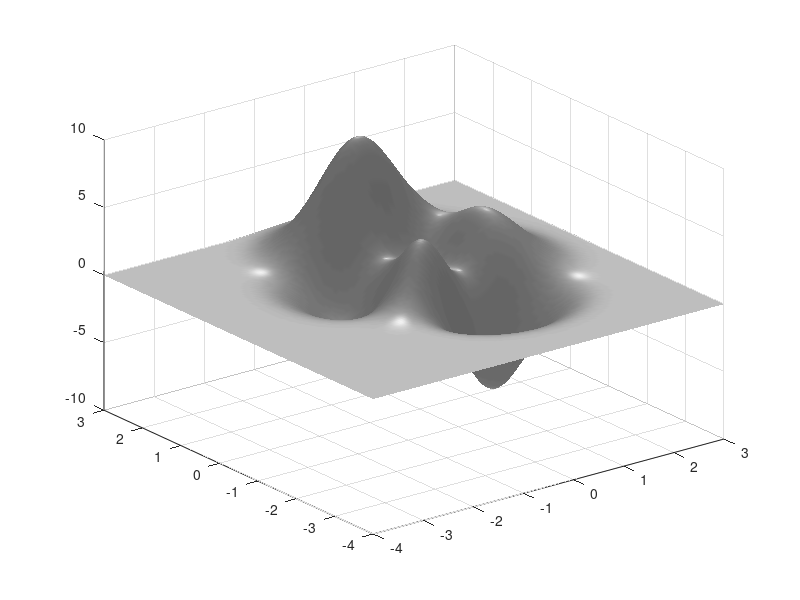

Write MATLAB code to recreate this figure. (Note: this script raises an error after producing the figure.)
clear all
close all
[x,y] = meshgrid(-2*pi:pi/64:2*pi);
z = (peaks(x,y));
%z=-1*abs(sin(x).*sin(y));
%z=4*(sin(x).*sin(y));

% 
% [x1 y1]=size(z);
% for(i=1:x1)
%     for(j=1:y1)
%         if(z(i,j)>-0.05)
%             z(i,j)=-0.05;
%         end
%     end
% end

% [x1 y1]=size(z);
% for(i=1:x1)
%     for(j=1:y1)
%         if(z(i,j)<-0.2)
%             z(i,j)=1;
%         end
%     end
% end


nn=1
    figure(nn)    
    nn=nn+1;
    S = [0,90]
    surfl(x,y,z,S);
    shading interp %faceted % flat %interp
    colormap(gray);
    h=10;
    ax=4
    ay=4

    axis([-ax  ax-1  -ay  ay-1  -h  h])
    t=[1 0 0 -0.5;0 1 0 -0.5; 0 0 -1 10; 0 0 0  1]
    view(t)
   % contour(z)
 
    
for(n=3:-0.1:2)
    figure(nn)    
    nn=nn+1;
    S = [0,45]
  %  lighting flat %none
    surfl(x,y,z,S);
    shading interp %faceted % flat %interp
    colormap(gray);
    h=n;
    ax=4.5
    ay=4.5

    axis([-ax  ax  -ay  ay  -h  10])
    
    t=[1 0 0 -0.5;0 1 0 -0.5; 0 0 -1 10; 0 0 0  1]
    view(t)
%   figure(2)  
%     contour(z)
%  
end
    

